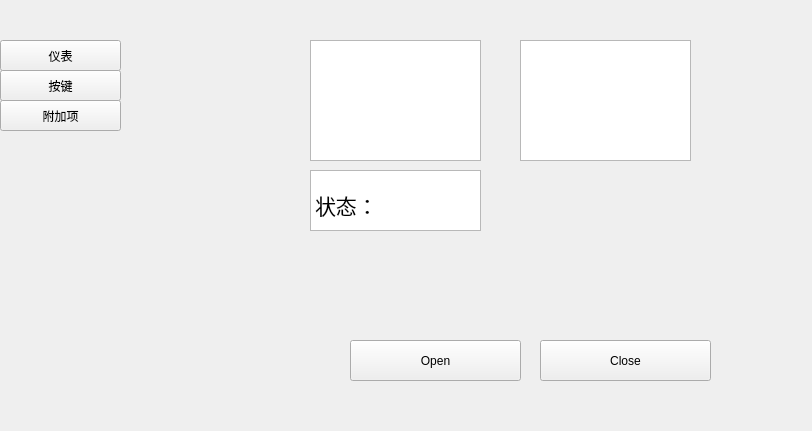
<?xml version="1.0" encoding="UTF-8"?>
<ui version="4.0">
 <class>Form</class>
 <widget class="QWidget" name="Form">
  <property name="geometry">
   <rect>
    <x>0</x>
    <y>0</y>
    <width>812</width>
    <height>431</height>
   </rect>
  </property>
  <property name="windowTitle">
   <string>Form</string>
  </property>
  <widget class="QPushButton" name="OpenFansButton">
   <property name="geometry">
    <rect>
     <x>350</x>
     <y>340</y>
     <width>171</width>
     <height>41</height>
    </rect>
   </property>
   <property name="text">
    <string>Open</string>
   </property>
  </widget>
  <widget class="QPushButton" name="CloseFansButton">
   <property name="geometry">
    <rect>
     <x>540</x>
     <y>340</y>
     <width>171</width>
     <height>41</height>
    </rect>
   </property>
   <property name="text">
    <string>Close</string>
   </property>
  </widget>
  <widget class="QTextBrowser" name="Year">
   <property name="geometry">
    <rect>
     <x>310</x>
     <y>40</y>
     <width>171</width>
     <height>121</height>
    </rect>
   </property>
  </widget>
  <widget class="QTextBrowser" name="Time">
   <property name="geometry">
    <rect>
     <x>520</x>
     <y>40</y>
     <width>171</width>
     <height>121</height>
    </rect>
   </property>
  </widget>
  <widget class="QPushButton" name="Page1Button">
   <property name="geometry">
    <rect>
     <x>0</x>
     <y>40</y>
     <width>121</width>
     <height>31</height>
    </rect>
   </property>
   <property name="text">
    <string>仪表</string>
   </property>
  </widget>
  <widget class="QPushButton" name="Page2Button">
   <property name="geometry">
    <rect>
     <x>0</x>
     <y>70</y>
     <width>121</width>
     <height>31</height>
    </rect>
   </property>
   <property name="text">
    <string>按键</string>
   </property>
  </widget>
  <widget class="QPushButton" name="Page3Button">
   <property name="geometry">
    <rect>
     <x>0</x>
     <y>100</y>
     <width>121</width>
     <height>31</height>
    </rect>
   </property>
   <property name="text">
    <string>附加项</string>
   </property>
  </widget>
  <widget class="QTextBrowser" name="Status">
   <property name="geometry">
    <rect>
     <x>310</x>
     <y>170</y>
     <width>171</width>
     <height>61</height>
    </rect>
   </property>
   <property name="html">
    <string>&lt;!DOCTYPE HTML PUBLIC &quot;-//W3C//DTD HTML 4.0//EN&quot; &quot;http://www.w3.org/TR/REC-html40/strict.dtd&quot;&gt;
&lt;html&gt;&lt;head&gt;&lt;meta name=&quot;qrichtext&quot; content=&quot;1&quot; /&gt;&lt;style type=&quot;text/css&quot;&gt;
p, li { white-space: pre-wrap; }
&lt;/style&gt;&lt;/head&gt;&lt;body style=&quot; font-family:'SimSun'; font-size:9pt; font-weight:400; font-style:normal;&quot;&gt;
&lt;p style=&quot;-qt-paragraph-type:empty; margin-top:0px; margin-bottom:0px; margin-left:0px; margin-right:0px; -qt-block-indent:0; text-indent:0px;&quot;&gt;&lt;br /&gt;&lt;/p&gt;
&lt;p style=&quot; margin-top:0px; margin-bottom:0px; margin-left:0px; margin-right:0px; -qt-block-indent:0; text-indent:0px;&quot;&gt;&lt;span style=&quot; font-size:16pt;&quot;&gt;状态：&lt;/span&gt;&lt;/p&gt;&lt;/body&gt;&lt;/html&gt;</string>
   </property>
  </widget>
 </widget>
 <resources/>
 <connections>
  <connection>
   <sender>OpenFansButton</sender>
   <signal>clicked()</signal>
   <receiver>Form</receiver>
   <slot>OpenFans()</slot>
   <hints>
    <hint type="sourcelabel">
     <x>436</x>
     <y>326</y>
    </hint>
    <hint type="destinationlabel">
     <x>377</x>
     <y>379</y>
    </hint>
   </hints>
  </connection>
  <connection>
   <sender>CloseFansButton</sender>
   <signal>clicked()</signal>
   <receiver>Form</receiver>
   <slot>CloseFans()</slot>
   <hints>
    <hint type="sourcelabel">
     <x>662</x>
     <y>326</y>
    </hint>
    <hint type="destinationlabel">
     <x>745</x>
     <y>375</y>
    </hint>
   </hints>
  </connection>
  <connection>
   <sender>Page1Button</sender>
   <signal>clicked()</signal>
   <receiver>Form</receiver>
   <slot>DashBoardPage()</slot>
   <hints>
    <hint type="sourcelabel">
     <x>120</x>
     <y>53</y>
    </hint>
    <hint type="destinationlabel">
     <x>240</x>
     <y>15</y>
    </hint>
   </hints>
  </connection>
  <connection>
   <sender>Page2Button</sender>
   <signal>clicked()</signal>
   <receiver>Form</receiver>
   <slot>ControlButtonPage()</slot>
   <hints>
    <hint type="sourcelabel">
     <x>107</x>
     <y>83</y>
    </hint>
    <hint type="destinationlabel">
     <x>280</x>
     <y>52</y>
    </hint>
   </hints>
  </connection>
  <connection>
   <sender>Page3Button</sender>
   <signal>clicked()</signal>
   <receiver>Form</receiver>
   <slot>AdditionPage()</slot>
   <hints>
    <hint type="sourcelabel">
     <x>118</x>
     <y>116</y>
    </hint>
    <hint type="destinationlabel">
     <x>256</x>
     <y>81</y>
    </hint>
   </hints>
  </connection>
 </connections>
 <slots>
  <slot>OpenFans()</slot>
  <slot>CloseFans()</slot>
  <slot>DashBoardPage()</slot>
  <slot>ControlButtonPage()</slot>
  <slot>AdditionPage()</slot>
 </slots>
</ui>
